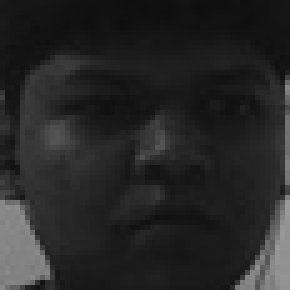
#> input picture images/jatin/10.jpg, 58 x 58 px, shrunk from 196 x 196 before the run (shown 5 times larger); its folder holds only this picture in this run
$ python opencv_image_classifier.py
#> lines starting #> are read from the running program, lines starting #| are printed output that depends on the picture; after the words box and inside, x2 and y2 are one past the last pixel; in counts of white or black regions, pixels touching at a corner belong together
import os
import cv2
import numpy as np

faces = []
labels = []
class_names = []

for item in os.listdir('images'):
    class_names.append(item)

for user in os.listdir('images'):
    for item in os.listdir('images/' + user):
        faces.append(cv2.imread('images/' + user + '/' + item, 0))
        labels.append(class_names.index(user))

# create user face classifier
face_classifier = cv2.face.LBPHFaceRecognizer_create()
face_classifier.train(faces, np.array(labels))

# create face recognizer
face_cascade = cv2.CascadeClassifier('./haarcascades/haarcascade_frontalface_default.xml')

# get the test image
test_image = cv2.imread('test.jpg', 0)
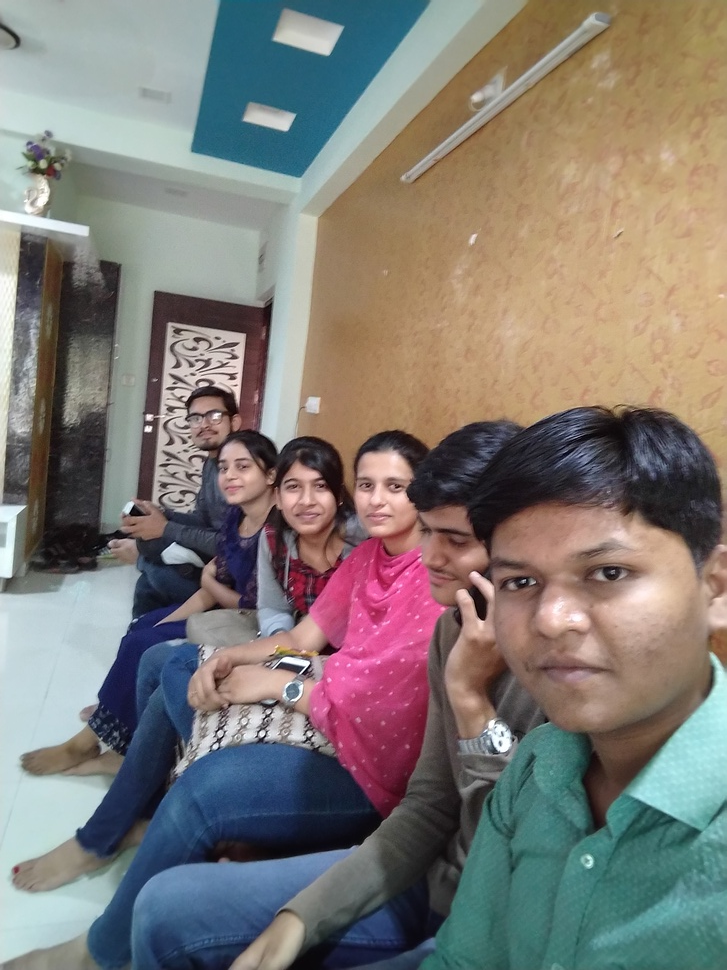
#> input picture test.jpg, 727 x 970 px, shrunk from 2448 x 3264 before the run
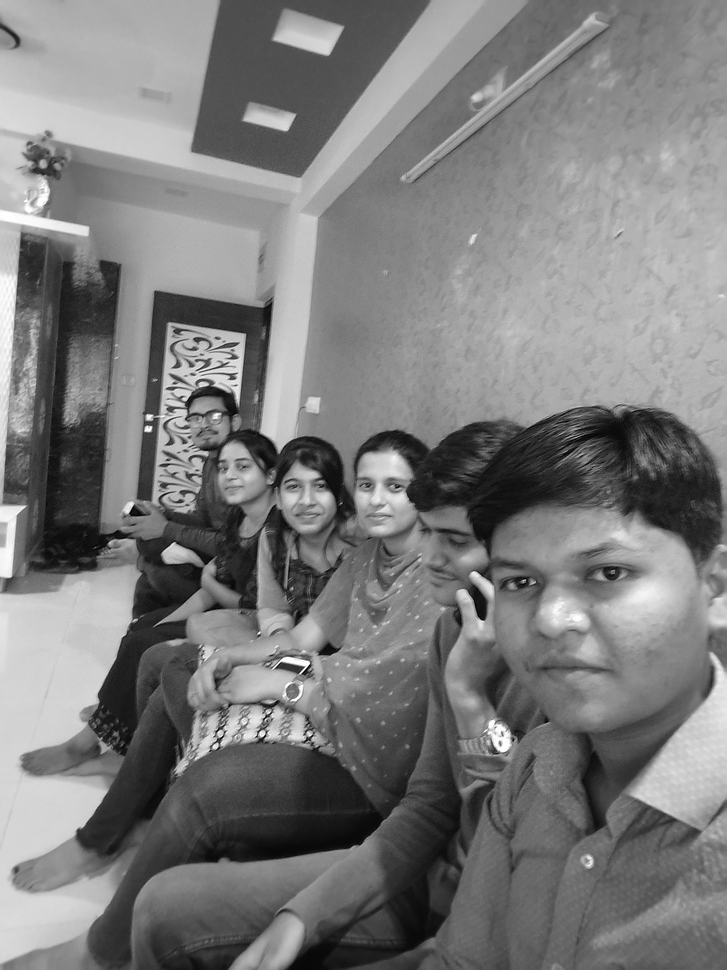
#> test_image: shape (970, 727); min 0, max 255, mean 123.6

# detect faces
faces = face_cascade.detectMultiScale(test_image, 1.3, 5)
#> faces = [[180, 394, 53, 53], [206, 445, 59, 59], [275, 463, 66, 66], [342, 458, 75, 75], [451, 480, 245, 245]]

# predict each face
for (x,y,w,h) in faces:
    face = test_image[y:y+h, x:x+w]
    label = face_classifier.predict(face)
    cv2.rectangle(test_image, (x,y), (x+w, y+h), (255, 0, 0), 3)
    cv2.putText(test_image, class_names[label[0]], (x,y), cv2.FONT_HERSHEY_PLAIN, 10, (255, 255, 255), 5)
#> this loop made 5 passes
#> (x, y, w, h, label) on passes 1 to 5: (180, 394, 53, 53, (0, 174.8)), (206, 445, 59, 59, (0, 171.6)), (275, 463, 66, 66, (0, 157.1)), (342, 458, 75, 75, (0, 165.7)), (451, 480, 245, 245, (0, 133))
#> pass 1, `face = test_image[y:y+h, x:x+w]`:
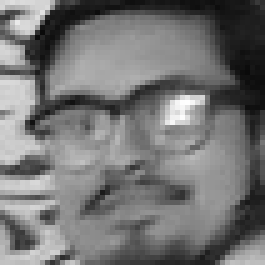
#> face: shape (53, 53) (shown 5 times larger); min 10, max 255, mean 116
#> pass 2, `face = test_image[y:y+h, x:x+w]`:
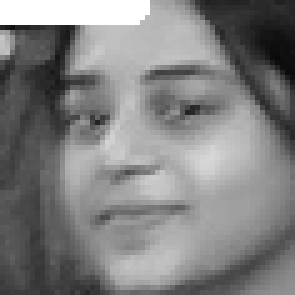
#> face: shape (59, 59) (shown 5 times larger); min 9, max 255, mean 128.5
#> pass 3, `face = test_image[y:y+h, x:x+w]`:
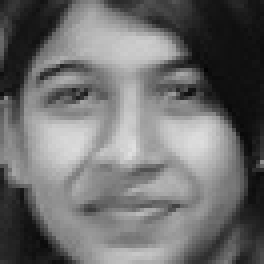
#> face: shape (66, 66) (shown 4 times larger); min 3, max 223, mean 109.9
#> after the loop:
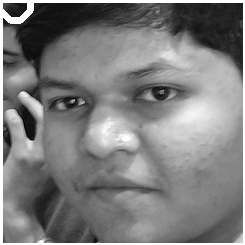
#> face: shape (245, 245); min 0, max 255, mean 125.5
#> after the loop:
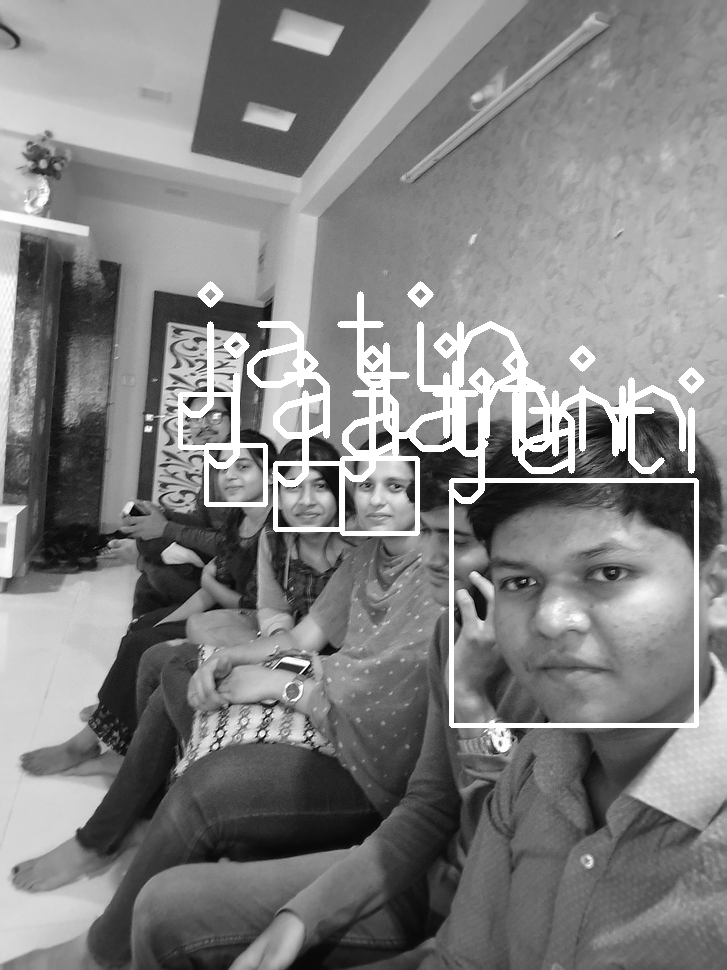
#> test_image: shape (970, 727); 4.82% of pixels changed, all inside (x1, y1, x2, y2) = (177, 281, 705, 728)

# cv2.imshow('output', test_image)
# cv2.waitKey(0)
# cv2.destroyAllWindows()

cv2.imwrite('./out.jpg', test_image)
